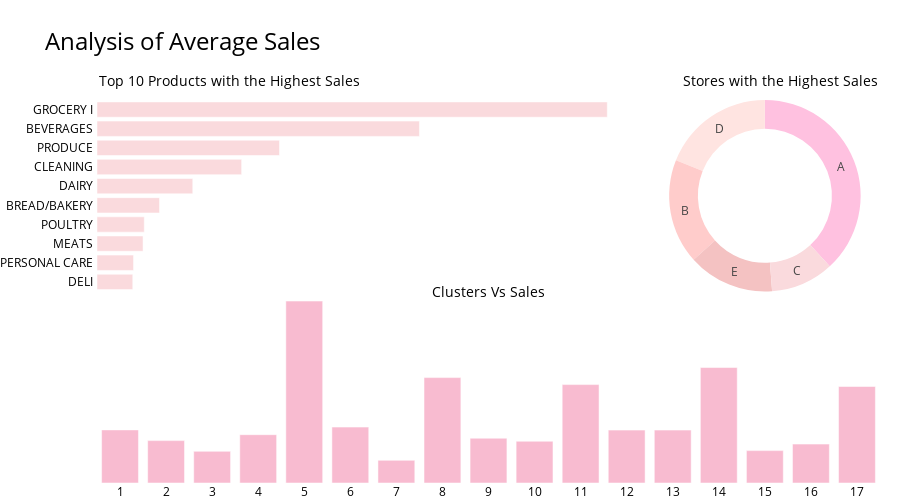

Notebook source saved alongside this figure:
### Code cell
def initialize_subplots():
    fig = make_subplots(rows=2, cols=2,
                        specs=[[{"type": "bar"}, {"type": "pie"}],
                               [{"colspan": 2}, None]],
                        column_widths=[0.7, 0.3],
                        vertical_spacing=0,
                        horizontal_spacing=0.02)
    
    # Custom annotation to handle title text
    title_annotations=[
        dict(x=0, y=1.08, xref='paper', yref='paper', text='Top 10 Products with the Highest Sales', showarrow=False, font=dict(size=14)),
        dict(x=1, y=1.08, xref='paper', yref='paper', text='Stores with the Highest Sales', showarrow=False, font=dict(size=14)),
        dict(x=0.5, y=0.5, xref='paper', yref='paper', text='Clusters Vs Sales', showarrow=False, font=dict(size=14))
    ]
    
    fig.update_layout(annotations=title_annotations)
    return fig


def add_family_sales_bar(fig, df_fa_sa):
    fig.add_trace(go.Bar(x=df_fa_sa['sales'], y=df_fa_sa['family'],
                         marker=dict(color='#FADADD'),
                         name='Family', orientation='h'), 
                  row=1, col=1)
    
def add_store_sales_pie(fig, df_st_sa):
    fig.add_trace(go.Pie(values=df_st_sa['sales'], labels=df_st_sa['store_type'],
                         marker=dict(colors=['#FFC1E0', '#FFE4E1', '#FFCCCB', '#F4C2C2', '#FADADD']),
                         hole=0.7, hoverinfo='label+percent+value', textinfo='label'),
                  row=1, col=2)
    
def add_cluster_sales_bar(fig, df_cl_sa):
    fig.add_trace(go.Bar(x=df_cl_sa['cluster'], y=df_cl_sa['sales'],
                         marker=dict(color='#F8BBD0'),
                         name='Cluster'),
                  row=2, col=1)

def update_global_style(fig, df_cl_sa):
    fig.update_yaxes(showgrid=False, ticksuffix=' ', categoryorder='total ascending', row=1, col=1)
    fig.update_xaxes(visible=False, row=1, col=1)
    fig.update_xaxes(tickmode='array', tickvals=df_cl_sa['cluster'], ticktext=[i for i in range(1, 17)], row=2, col=1)
    fig.update_yaxes(visible=False, row=2, col=1)
    fig.update_layout(height=500, bargap=0.2,
                      margin=dict(b=0, r=20, l=20),
                      title_text="Analysis of Average Sales",
                      template="plotly_white",
                      title_font=dict(size=24, color='black'),
                      font=dict(color='black'),
                      hoverlabel=dict(bgcolor="#f2f2f2", font_size=13, font_family="Lato, sans-serif"),
                      showlegend=False)
# create figure
create_sales_analysis_figure(df_train1)

### Figure 1 — Plotly figure (JSON) as saved in the notebook; plotly's stock layout.template omitted (floating-point values rounded to 4 significant figures)
{"data": [{"marker": {"color": "#FADADD"}, "name": "Family", "orientation": "h", "type": "bar", "x": [3790.0, 2395.0, 1355.0, 1074.0, 711.2, 464.2, 351.1, 342.0, 271.2, 265.6], "xaxis": "x", "y": ["GROCERY I", "BEVERAGES", "PRODUCE", "CLEANING", "DAIRY", "BREAD/BAKERY", "POULTRY", "MEATS", "PERSONAL CARE", "DELI"], "yaxis": "y"}, {"domain": {"x": [0.706, 1], "y": [0.5, 1]}, "hole": 0.7, "hoverinfo": "label+percent+value", "labels": ["A", "D", "B", "E", "C"], "marker": {"colors": ["#FFC1E0", "#FFE4E1", "#FFCCCB", "#F4C2C2", "#FADADD"]}, "textinfo": "label", "type": "pie", "values": [708.4, 352.1, 328.3, 270.3, 197.8]}, {"marker": {"color": "#F8BBD0"}, "name": "Cluster", "type": "bar", "x": [1, 2, 3, 4, 5, 6, 7, 8, 9, 10, 11, 12, 13, 14, 15, 16, 17], "xaxis": "x2", "y": [327.0, 261.0, 194.9, 297.5, 1120.0, 344.3, 139.8, 649.0, 275.7, 257.0, 605.8, 325.6, 325.8, 710.9, 199.4, 239.6, 594.1], "yaxis": "y2"}], "layout": {"annotations": [{"font": {"size": 14}, "showarrow": false, "text": "Top 10 Products with the Highest Sales", "x": 0, "xref": "paper", "y": 1.08, "yref": "paper"}, {"font": {"size": 14}, "showarrow": false, "text": "Stores with the Highest Sales", "x": 1, "xref": "paper", "y": 1.08, "yref": "paper"}, {"font": {"size": 14}, "showarrow": false, "text": "Clusters Vs Sales", "x": 0.5, "xref": "paper", "y": 0.5, "yref": "paper"}], "bargap": 0.2, "font": {"color": "black"}, "height": 500, "hoverlabel": {"bgcolor": "#f2f2f2", "font": {"family": "Lato, sans-serif", "size": 13}}, "margin": {"b": 0, "l": 20, "r": 20}, "showlegend": false, "title": {"font": {"color": "black", "size": 24}, "text": "Analysis of Average Sales"}, "xaxis": {"anchor": "y", "domain": [0, 0.686], "visible": false}, "xaxis2": {"anchor": "y2", "domain": [0, 1], "tickmode": "array", "ticktext": [1, 2, 3, 4, 5, 6, 7, 8, 9, 10, 11, 12, 13, 14, 15, 16], "tickvals": [1, 2, 3, 4, 5, 6, 7, 8, 9, 10, 11, 12, 13, 14, 15, 16, 17]}, "yaxis": {"anchor": "x", "categoryorder": "total ascending", "domain": [0.5, 1], "showgrid": false, "ticksuffix": " "}, "yaxis2": {"anchor": "x2", "domain": [0, 0.5], "visible": false}}}
